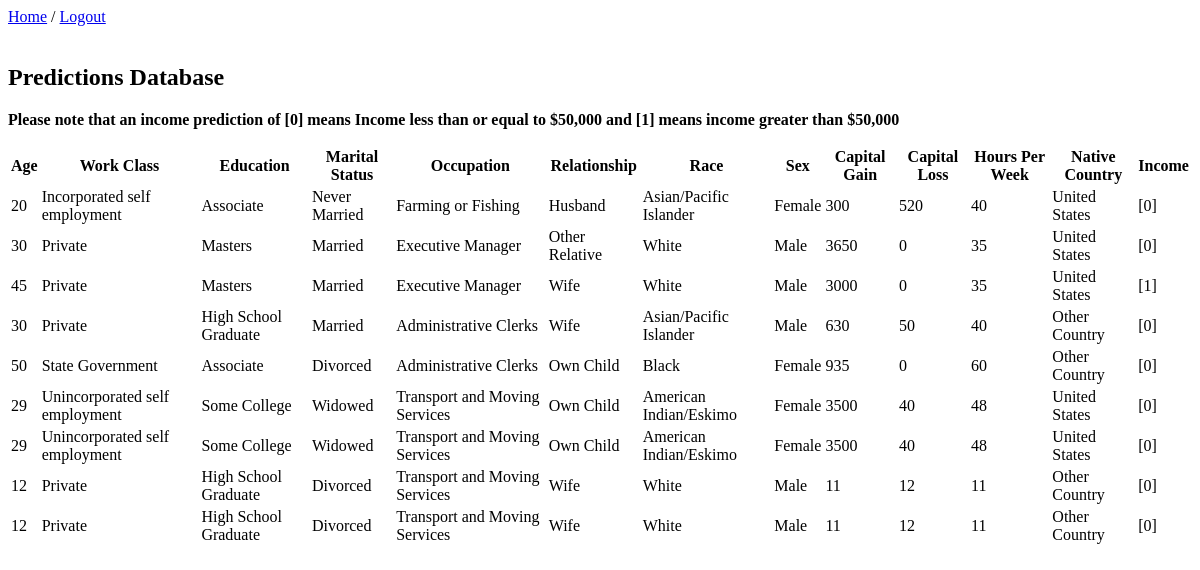
The app's page /predictlist/ (signed in), older data.
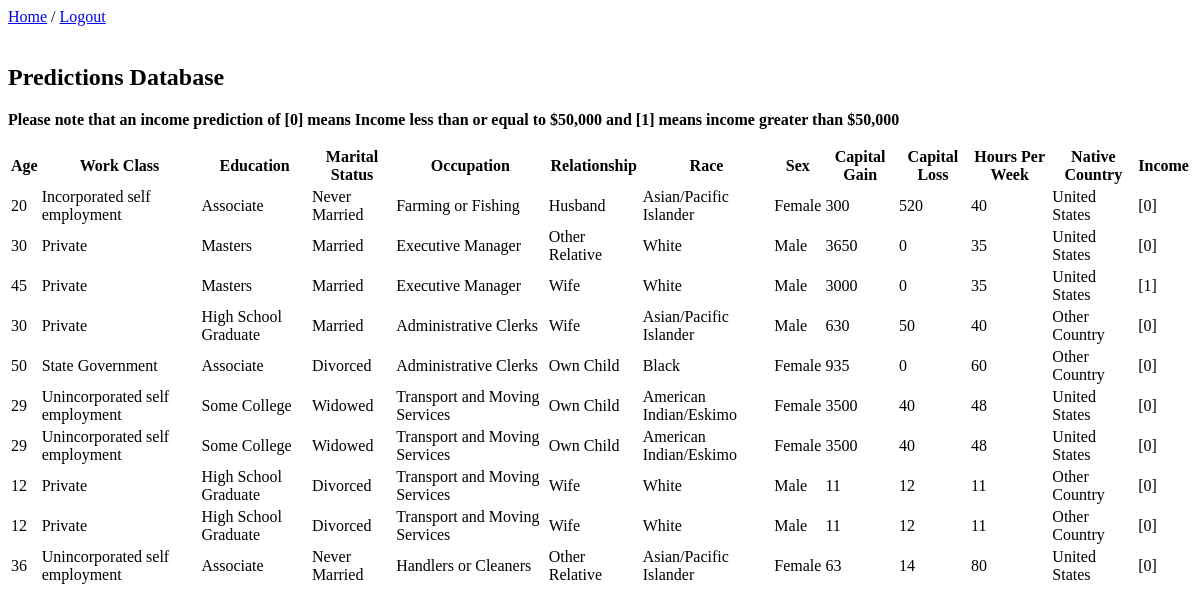
The same page, newer data.
### myauthapp/models.py (models this page shows, shortened)
class PredictIncome(models.Model):
    age = models.IntegerField()
    PRIVATE = 'Private'
    SELFNOTINC = 'Unincorporated self employment'
    SELFINC = 'Incorporated self employment'
    FEDGOV = 'Federal Government'
    LOCGOV = 'Local Government'
    STATEGOV = 'State Government'
    WITHOUTPAY = 'Without Pay'
    NEVER = 'Never Worked'
    WORKCLASS_CHOICES = [
        (PRIVATE, 'Private'),
        (SELFNOTINC, 'Unincorporated self employment'),
        (SELFINC, 'Incorporated self employment'),
        (FEDGOV, 'Federal Government'),
        (LOCGOV, 'Local Government'),
        (STATEGOV, 'State Government'),
        (WITHOUTPAY, 'Without Pay'),
        (NEVER, 'Never Worked'),
    ]
    work_class = models.CharField(
        max_length=50,
        choices=WORKCLASS_CHOICES,
    )
    PRETOTWELVE = 'PreSchool to 12th Grade'
    HSGRAD = 'High School Graduate'
    SOMECOL = 'Some College'
    ASSOCIATE = 'Associate'
    BACHELOR = 'Bachelors'
    MASTERS = 'Masters'
    PROFSCH = 'Professional School'
    DOCTORATE = 'Doctorate'
    EDUCATION_CHOICES = [
        (PRETOTWELVE, 'PreSchool to 12th Grade'),
        (HSGRAD, 'High School Graduate'),
        (SOMECOL, 'Some College'),
        (ASSOCIATE, 'Associate'),
        (BACHELOR, 'Bachelors'),
        (MASTERS, 'Masters'),
        (PROFSCH, 'Professional School'),
        (DOCTORATE, 'Doctorate'),
    ]
    education = models.CharField(
        max_length=50,
        choices=EDUCATION_CHOICES,
    )
    MARRIED = 'Married'
    DIVORCED = 'Divorced'
    NEVMARRIED = 'Never Married'
    SEPARATED = 'Separated'
    WIDOWED = 'Widowed'
    MARRIAGE_CHOICES = [
        (MARRIED, 'Married'),
        (DIVORCED, 'Divorced'),
        (NEVMARRIED, 'Never Married'),
        (SEPARATED, 'Separated'),
        (WIDOWED, 'Widowed'),
    ]
    marital_status = models.CharField(
        max_length=50,
        choices=MARRIAGE_CHOICES,
    )
    TECH = 'Technical Support'
    CRAFT = 'Craft Repair'
    SALES = 'Sales'
    EXEC = 'Executive Manager'
    PROF = 'Professional Specialty'
    HANDCLEAN = 'Handlers or Cleaners'
    MACHINE = 'Machine Operator Inspector'
    ADMIN = 'Administrative Clerks'
    FARMFISH = 'Farming or Fishing'
    TRANSPORT = 'Transport and Moving Services'
    PRIVHSE = 'Private House Services'
    PROTECTIVE = 'Protective Services'
    ARMEDFORCE = 'Armed Forces'
    OTHER = 'Other Services'
    OCCUPATION_CHOICES = [
        (TECH, 'Technical Support'),
        (CRAFT, 'Craft Repair'),
        (SALES, 'Sales'),
        (EXEC, 'Executive Manager'),
        (PROF, 'Professional Specialty'),
        (HANDCLEAN, 'Handlers or Cleaners'),
        (MACHINE, 'Machine Operator Inspector'),
        (ADMIN, 'Administrative Clerks'),
        (FARMFISH, 'Farming or Fishing'),
        (TRANSPORT, 'Transport and Moving Services'),
        (PRIVHSE, 'Private House Services'),
        (PROTECTIVE, 'Protective Services'),
        (ARMEDFORCE, 'Armed Forces'),
        (OTHER, 'Other Services'),
    ]
    occupation = models.CharField(
        max_length=50,
        choices=OCCUPATION_CHOICES,
    )
    WIFE = 'Wife'
    OWNCHILD = 'Own Child'
    HUSBAND = 'Husband'
    OTHEREL = 'Other Relative'
    UNMARRIED = 'Unmarried'
    NOTINFAM = 'Not In Family'
    RELATIONSHIP_CHOICES = [
        (WIFE, 'Wife'),
        (OWNCHILD, 'Own Child'),
        (HUSBAND, 'Husband'),
        (OTHEREL, 'Other Relative'),
        (UNMARRIED, 'Unmarried'),
        (NOTINFAM, 'Not In Family'),
    ]
    relationship = models.CharField(
        max_length=20,
        choices=RELATIONSHIP_CHOICES,
    )
    WHITE = 'White'
    ASIAN = 'Asian/Pacific Islander'
    INDIAN = 'American Indian/Eskimo'
    BLACK = 'Black'
    OTHERRACE = 'Other'
    RACE_CHOICES = [
        (WHITE, 'White'),
        (ASIAN, 'Asian/Pacific Islander'),
        (INDIAN, 'American Indian/Eskimo'),
        (BLACK, 'Black'),
        (OTHERRACE, 'Other'),
    ]
    race = models.CharField(
        max_length=30,
        choices=RACE_CHOICES,
    )
    MALE = 'Male'
    FEMALE = 'Female'
    SEX_CHOICES = [
        (MALE, 'Male'),
        (FEMALE, 'Female'),
    ]
    sex = models.CharField(
        max_length=10,
        choices=SEX_CHOICES,
    )
    capital_gain = models.IntegerField()
    capital_loss = models.IntegerField()
    hours_per_week = models.IntegerField()
    USA = 'United States'
    OTHERCOUNTRY = 'Other Country'
    COUNTRY_CHOICES = [
        (USA, 'United States'),
        (OTHERCOUNTRY, 'Other Country'),
    ]
    native_country = models.CharField(
        max_length=30,
        choices=COUNTRY_CHOICES,
    )
    predicts = models.CharField(
        max_length=50
    )

### myauthapp/views.py (the view)
# urls.py: path("predictlist/", views.PredictList.as_view(), name="predict_list"),
class PredictList(LoginRequiredMixin, ListView):
   model = PredictIncome
   template_name = 'predict_list.html'

### myauthapp/templates/predict_list.html (shortened to what this page needs)
{% load static %}
<!DOCTYPE html>
<html lang="en" dir="ltr">
  <head>
  </head>
  <body>
    <a href="{% url 'home' %}">Home</a> /
    <a href="{% url 'logout' %}">Logout</a> <br> <br>
    <h2>Predictions Database</h2>
    <b><p>Please note that an income prediction of [0] means Income less than or equal to $50,000 and [1] means income greater than $50,000</p></b>
    <table class="predict-table">
        <thead>
            <tr>
                <th>Age</th>
                <th>Work Class</th>
                <th>Education</th>
                <th>Marital Status</th>
                <th>Occupation</th>
                <th>Relationship</th>
                <th>Race</th>
                <th>Sex</th>
                <th>Capital Gain</th>
                <th>Capital Loss</th>
                <th>Hours Per Week</th>
                <th>Native Country</th>
                <th>Income</th>
            </tr>
        </thead>
        <tbody>
          {% for predict in object_list %}
            <tr>
              <td>{{ predict.age }}</td>
              <td>{{ predict.work_class }}</td>
              <td>{{ predict.education }}</td>
              <td>{{ predict.marital_status }}</td>
              <td>{{ predict.occupation }}</td>
              <td>{{ predict.relationship }}</td>
              <td>{{ predict.race }}</td>
              <td>{{ predict.sex }}</td>
              <td>{{ predict.capital_gain }}</td>
              <td>{{ predict.capital_loss }}</td>
              <td>{{ predict.hours_per_week }}</td>
              <td>{{ predict.native_country }}</td>
              <td>{{ predict.predicts }}</td>
            </tr>
          {% endfor %}
        </tbody>
    </table>
  </body>
</html>

Row changes from the older to the newer data that the page shows:
added PredictIncome: age "36", work_class "Unincorporated self employment", education "Associate", marital_status "Never Married", occupation "Handlers or Cleaners", relationship "Other Relative", race "Asian/Pacific Islander", sex "Female", capital_gain "63", capital_loss "14", hours_per_week "80", native_country "United States", predicts "[0]"
